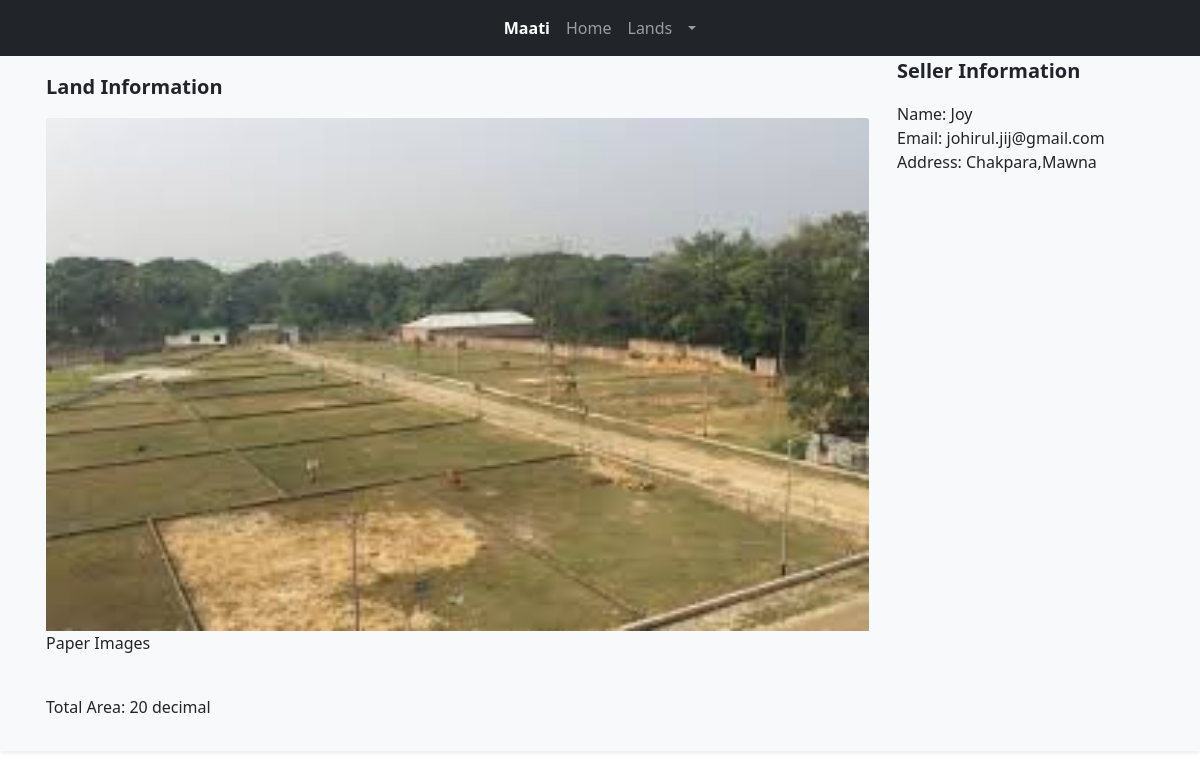
The page /land/2 (signed in) on the database its author committed.
### main/models.py (models this page shows, shortened)
class LandInformation(models.Model):
    total_area = models.CharField(max_length=120)
    minimum_price = models.CharField(max_length=120)
    maximum_price = models.CharField(max_length=120)
    longitude = models.CharField(max_length=120)
    latitude = models.CharField(max_length=120)
    land_image = models.ImageField(upload_to="land/")
    land_paper_images_first = models.ImageField(upload_to="papers/", default="_")
    land_paper_images_second = models.ImageField(upload_to="papers/",  default="_")
    land_paper_images_third = models.ImageField(upload_to="papers/",  default="_")
    is_approved = models.BooleanField(default=True)

class SellerLands(models.Model):
    user = models.ForeignKey(Seller, on_delete=models.CASCADE)
    land = models.ForeignKey(LandInformation, on_delete=models.CASCADE)

class Seller(models.Model):
    user = models.OneToOneField(CustomUser, on_delete=CASCADE)
    info = models.ForeignKey(ExtraInformation, on_delete=models.CASCADE, null=True, blank=True)

class CustomUser(AbstractBaseUser, PermissionsMixin):
    email = models.EmailField(_('email address'), unique=True)
    is_staff = models.BooleanField(default=False)
    is_buyer = models.BooleanField(default=False)
    is_seller = models.BooleanField(default=False)
    is_active = models.BooleanField(default=True)
    full_name = models.CharField(max_length=500, default="")
    address = models.CharField(max_length=500, default="")
    date_joined = models.DateTimeField(default=timezone.now)
    USERNAME_FIELD = 'email'
    REQUIRED_FIELDS = []
    objects = CustomUserManager()

### main/views.py (the view)
# urls.py: path('land/<str:slug>', views.get_full_info, name="get_info")
def get_full_info(request, slug):
    land = LandInformation.objects.get(pk=slug)
    m = folium.Map(location=[land.longitude, land.latitude],tiles="Stamen Terrain", zoom_start=12)
    Tooltip='Click for more info'
    folium.Marker([land.longitude, land.latitude],
                    popup='<strong>Location One</strong>',
                    tooltip=Tooltip).add_to(m)
    folium.CircleMarker(
        location=[land.longitude, land.latitude],
        radius=50,
        popup='My area',
        color ='#428bca',
        fill = True,
        fill_color ='#428bca'
    ).add_to(m)
    seller = SellerLands.objects.get(pk=land.pk)
    print(seller)
    context = {"title":"Land Info | Maati", "land" : land, "map":m._repr_html_(),"seller": seller}
    return render(request, "land_info.html", context)

### main/templates/land_info.html (shortened to what this page needs)
{% extends 'buyerbase.html' %}
{% block main_content %}
<section class="recomendatiaons">
    <div class="bg-light shadow-sm mx-auto">
        <div class="container">
            <div class="row ">
                <div class="col-9 p-3">
                    <p class="mx-auto fs-5 fw-bold">Land Information</p>
                    <img src="{{land.land_image.url}}" class="card-img-top" alt="">
                    <div class="col-4">
                        {%if land.land_paper_images_first.url%}
                        <p>Paper Images</p>
                        {%endif%}
                    </div>
                    <div class="">
                        <p class="text-dark">Total Area: {{land.total_area}}</p>
                    </div>
                </div>
                <div class="col-3">
                    <p class="mx-auto fs-5 fw-bold">Seller Information</p>
                    <div>
                        <p class="mb-0">Name: {{seller.user.user.full_name}}</p>
                        <p class="mb-0">Email: {{seller.user.user.email}}</p>
                        <p class="mb-0">Address: {{seller.user.user.address}}</p>
                    </div>
                </div>
            </div>
        </div>
    </div>
</section>
{% endblock main_content %}

### rows shown on the page
LandInformation: land_image (picture), total_area "20 decimal"
SellerLands: user.user.full_name "Joy", user.user.email "johirul.jij@gmail.com", user.user.address "Chakpara,Mawna"
